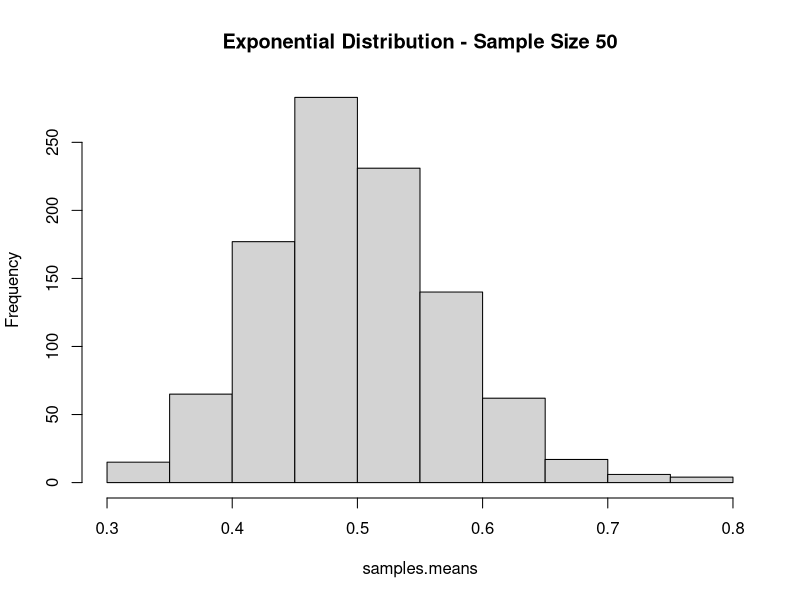
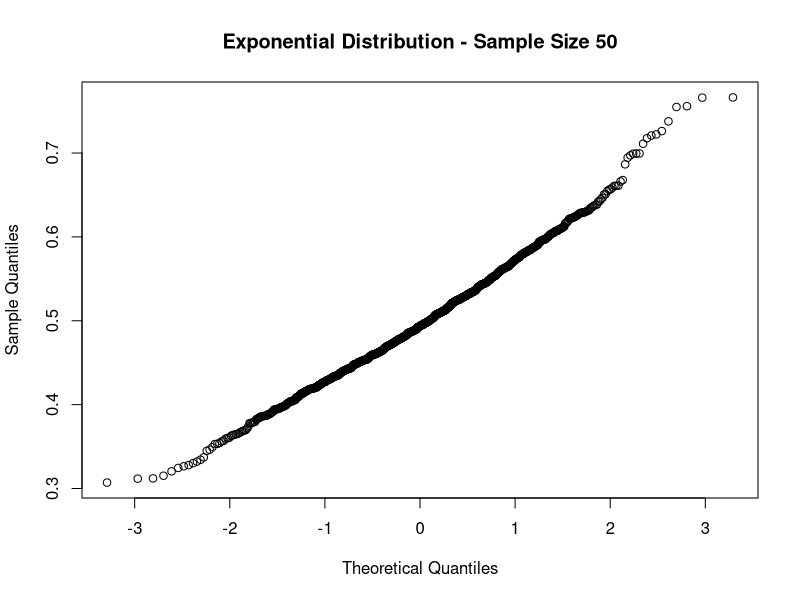

These figures' R source, in order:
sampleSize <- 50 # Sample Size For Each Trial
numSamples <- 1000 # Number of Samples
title <- paste("Exponential Distribution - Sample Size", sampleSize)

samples.means <- rep(0,numSamples) # Create samples.means array
for (i in 1:numSamples) { # Generate numSamples distributions
	dist <- rexp(sampleSize,rate=2) # Exp distribution with sampleSize
	samples.means[i] = mean(dist) # Calculate + Save Mean
}

hist(samples.means,main=title) # Generate Histogram

qqnorm(samples.means,main=title) # Generate Normal Quantile Plot

mean(samples.means) # Print Mean

sd(samples.means) # Print Standard Deviation